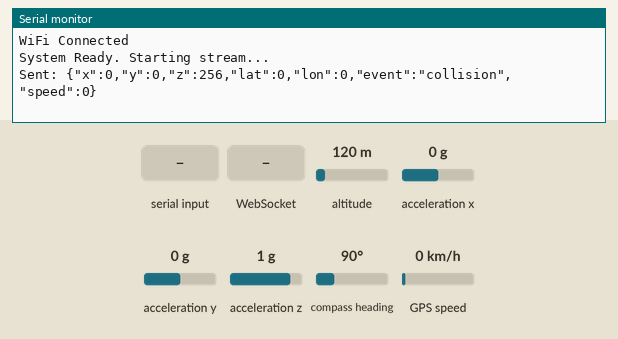
A sketch run on a simulated ESP32. Parts: the last lines printed to the serial monitor. The test bench sets the inputs (shaded band); at power-on: acceleration z 1 g, altitude 120 m, acceleration x 0 g, acceleration y 0 g, compass heading 90°, GPS speed 0 km/h. WiFi joins after 1.5 s; servers stay silent unless stated; the GPS gets a fix after 3 s at 37.7749, -122.4194 with 8 satellites.

Above: at 2.7 s.
2.8 s: acceleration z set to -1.4 g
At 4.1 s:
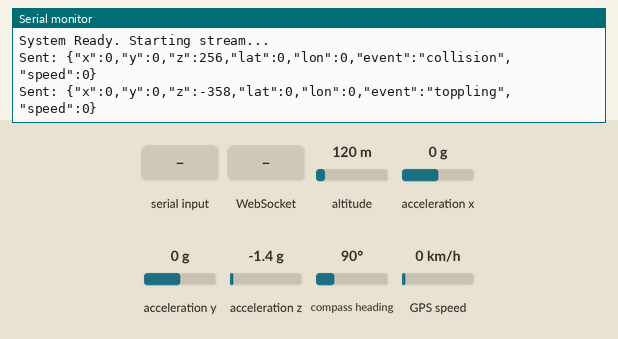
5.8 s: "wsHost=\n" received over Serial
At 6.2 s:
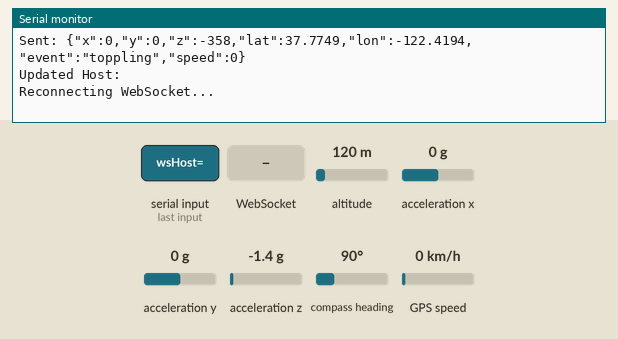
7.3 s: WebSocket text "wsHost=" received
8.8 s: "wsPort=\n" received over Serial
At 9.2 s:
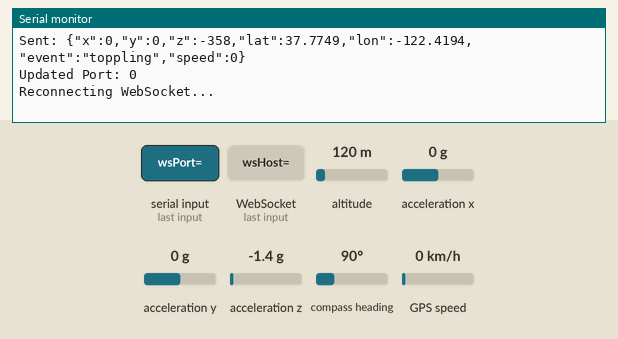
10.3 s: acceleration z set to 0 g
At 10.8 s:
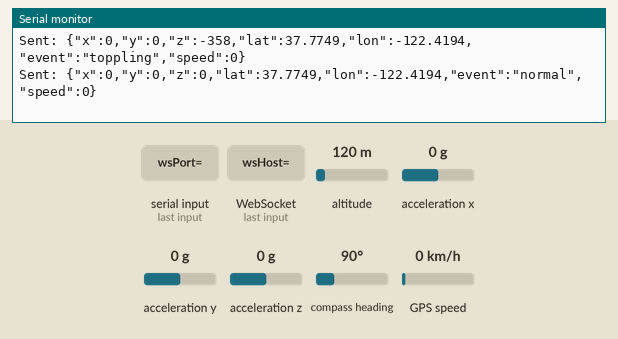
12.8 s: "wsUrl=\n" received over Serial
At 13.2 s:
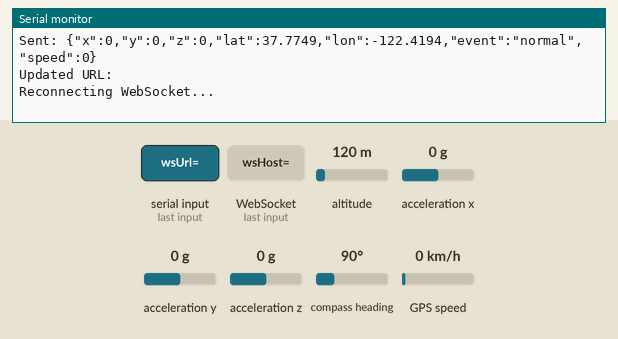

Measured:
- after the input at 2.8 s, the serial monitor: prints a new line after 0.51 s (image 1)
- after the input at 5.8 s, the serial monitor: prints a new line at once (image 2)
- after the input at 8.8 s, the serial monitor: prints a new line at once (image 3)
- after the input at 10.3 s, the serial monitor: prints a new line at once (image 4)
- after the input at 12.8 s, the serial monitor: prints a new line at once (image 5)

The sketch:

ESP32.ino
```cpp
#include <WiFiManager.h>
#include <WiFi.h>
#include <WebSocketsClient.h>
#include <ArduinoJson.h>
#include <Wire.h>
#include <ADXL345.h>
#include <TinyGPSPlus.h>

#define SSID "demo"
#define PASSWORD "12345678"

String wsHost = "192.168.137.1";
int wsPort = 8000;
String wsUrl = "/ws";

#define ADXL_ADDRESS 0x53
#define RX_PIN 4
#define TX_PIN 5

const unsigned long SEND_INTERVAL = 1000;
const unsigned long SAMPLE_INTERVAL = 20;

#define SHORT_WINDOW 20
#define LONG_WINDOW 80

double shortBuffer[SHORT_WINDOW];
double longBuffer[LONG_WINDOW];

int shortIndex = 0;
int longIndex = 0;

const double THRESH_TOPPLE_Z = -0.7;
const unsigned long TOPPLE_CONFIRM_TIME = 500;

const double THRESH_COLLISION_MAG = 2.8;
const double THRESH_COLLISION_JERK = 1.5;
const unsigned long COLLISION_SUSTAIN = 1000;

const double THRESH_RASH_DELTA = 0.8;
const double THRESH_RASH_JERK = 0.6;
const unsigned long RASH_SUSTAIN = 1000;

const unsigned long TOW_SUSTAIN = 1000;

bool possibleTopple = false;
unsigned long toppleStartTime = 0;

bool possibleTowTilt = false;
unsigned long tiltStartTime = 0;

unsigned long collisionTimer = 0;
unsigned long rashTimer = 0;
unsigned long towTimer = 0;

String lastEventSent = "normal";

WiFiManager wm;
WebSocketsClient webSocket;
ADXL345 accel(ADXL_ADDRESS);
TinyGPSPlus gps;
HardwareSerial gpsSerial(1);

double x = 0, y = 0, z = 0, lat = 0, lon = 0, speed = 0;
double prevMagnitude = 1.0;
double prevX = 0, prevY = 0;
unsigned long lastSend = 0;
unsigned long lastSample = 0;

void webSocketEvent(WStype_t type, uint8_t * payload, size_t length) {
  switch(type) {
    case WStype_DISCONNECTED:
      Serial.println("[WS] Disconnected!");
      break;
    case WStype_CONNECTED:
      Serial.printf("[WS] Connected to Server!\n");
      break;
  }
}

void setup() {
  Serial.begin(9600);

  bool res = wm.autoConnect(SSID, PASSWORD);
  Serial.println(res ? "WiFi Connected" : "WiFi Failed");

  Wire.begin();
  if (!accel.start()) {
    Serial.println("ADXL345 not detected!");
    while (1);
  }

  gpsSerial.begin(9600, SERIAL_8N1, RX_PIN, TX_PIN);

  for (int i = 0; i < SHORT_WINDOW; i++) shortBuffer[i] = 1.0;
  for (int i = 0; i < LONG_WINDOW; i++) longBuffer[i] = 1.0;

  webSocket.begin(wsHost.c_str(), wsPort, wsUrl.c_str());
  webSocket.onEvent(webSocketEvent);
  webSocket.setReconnectInterval(5000);

  Serial.println("System Ready. Starting stream...");
}

void inputHandle(){
  if (Serial.available()) {
    String input = Serial.readStringUntil('\n');
    input.trim();
    input.replace(" ", "");
    input.replace("\"", "");

    bool configChanged = false;

    if (input.startsWith("wsHost=")) {
      wsHost = input.substring(7);
      configChanged = true;
      Serial.println("Updated Host: " + wsHost);
    }
    else if (input.startsWith("wsPort=")) {
      wsPort = input.substring(7).toInt();
      configChanged = true;
      Serial.println("Updated Port: " + String(wsPort));
    }
    else if (input.startsWith("wsUrl=")) {
      wsUrl = input.substring(6);
      configChanged = true;
      Serial.println("Updated URL: " + wsUrl);
    }

    if (configChanged) {
      Serial.println("Reconnecting WebSocket...");
      webSocket.disconnect();
      webSocket.begin(wsHost.c_str(), wsPort, wsUrl.c_str());
    }
  }
}
void loop() {
  inputHandle();
  unsigned long currentMillis = millis();
  webSocket.loop();

  while (gpsSerial.available()) {
    gps.encode(gpsSerial.read());
  }

  if (gps.location.isValid() && gps.satellites.value() >= 3) {
    lat = gps.location.lat();
    lon = gps.location.lng();
  }

  speed = gps.speed.isValid() ? gps.speed.kmph() : 0.0;

  double magnitude = 1.0;
  double variance = 0;
  double range = 0;

  if (currentMillis - lastSample > SAMPLE_INTERVAL) {
    if (accel.update()) {
      x = accel.getX();
      y = accel.getY();
      z = accel.getZ();
    }

    magnitude = sqrt(x*x + y*y + z*z);

    double jerk = abs(magnitude - prevMagnitude);
    double deltaX = abs(x - prevX);
    double deltaY = abs(y - prevY);

    shortBuffer[shortIndex++] = magnitude;
    if (shortIndex >= SHORT_WINDOW) shortIndex = 0;

    longBuffer[longIndex++] = magnitude;
    if (longIndex >= LONG_WINDOW) longIndex = 0;

    // EVENT DETECTION: Instant Collision Check
    if (magnitude > THRESH_COLLISION_MAG && jerk > THRESH_COLLISION_JERK) {
      collisionTimer = currentMillis;
    }
    // EVENT DETECTION: Instant Rash Driving Check
    else if ((currentMillis - collisionTimer > COLLISION_SUSTAIN) &&
            ((deltaX > THRESH_RASH_DELTA || deltaY > THRESH_RASH_DELTA) && jerk > THRESH_RASH_JERK)) {
      rashTimer = currentMillis;
    }

    prevMagnitude = magnitude;
    prevX = x;
    prevY = y;
    lastSample = currentMillis;
  }

  double mean = 0;
  for (int i = 0; i < SHORT_WINDOW; i++) mean += shortBuffer[i];
  mean /= SHORT_WINDOW;

  for (int i = 0; i < SHORT_WINDOW; i++) variance += pow(shortBuffer[i] - mean, 2);
  variance /= SHORT_WINDOW;

  double minVal = longBuffer[0], maxVal = longBuffer[0];
  for (int i = 1; i < LONG_WINDOW; i++) {
    if (longBuffer[i] < minVal) minVal = longBuffer[i];
    if (longBuffer[i] > maxVal) maxVal = longBuffer[i];
  }
  range = maxVal - minVal;

  String currentEvent = "normal";

  // EVENT DETECTION: Tow Check
  bool isTilted = (abs(z) < 0.75 && abs(z) > 0.2);

  if (isTilted) {
    if (!possibleTowTilt) {
      possibleTowTilt = true;
      tiltStartTime = currentMillis;
    }
  } else {
    possibleTowTilt = false;
  }

  if (possibleTowTilt && (currentMillis - tiltStartTime > 500)) {
    if (variance < 0.02 && range > 0.05 && range < 0.8) {
      towTimer = currentMillis;
    }
  }

  // EVENT DETECTION: Tow Evaluation
  if (towTimer != 0 && currentMillis - towTimer < TOW_SUSTAIN) {
    currentEvent = "tow";
  }

  // EVENT DETECTION: Rash Driving Evaluation (Overrides Tow)
  if (rashTimer != 0 && currentMillis - rashTimer < RASH_SUSTAIN) {
    currentEvent = "rash_driving";
  }

  // EVENT DETECTION: Collision Evaluation (Overrides Rash Driving)
  if (collisionTimer != 0 && currentMillis - collisionTimer < COLLISION_SUSTAIN) {
    currentEvent = "collision";
  }

  // EVENT DETECTION: Toppling Evaluation (Overrides Collision)
  if (z < THRESH_TOPPLE_Z) {
    if (!possibleTopple) {
      possibleTopple = true;
      toppleStartTime = currentMillis;
    }
    else if (currentMillis - toppleStartTime > TOPPLE_CONFIRM_TIME) {
      currentEvent = "toppling";
    }
  } else if (z > -0.2) {
    possibleTopple = false;
  }

  if (currentMillis - lastSend > SEND_INTERVAL || currentEvent != lastEventSent) {

    StaticJsonDocument<256> doc;
    doc["x"] = x;
    doc["y"] = y;
    doc["z"] = z;
    doc["lat"] = lat;
    doc["lon"] = lon;
    doc["event"] = currentEvent;
    doc["speed"] = speed;

    String jsonData;
    serializeJson(doc, jsonData);
    webSocket.sendTXT(jsonData);

    Serial.print("Sent: ");
    Serial.println(jsonData);

    lastSend = currentMillis;
    lastEventSent = currentEvent;
  }
}
```
